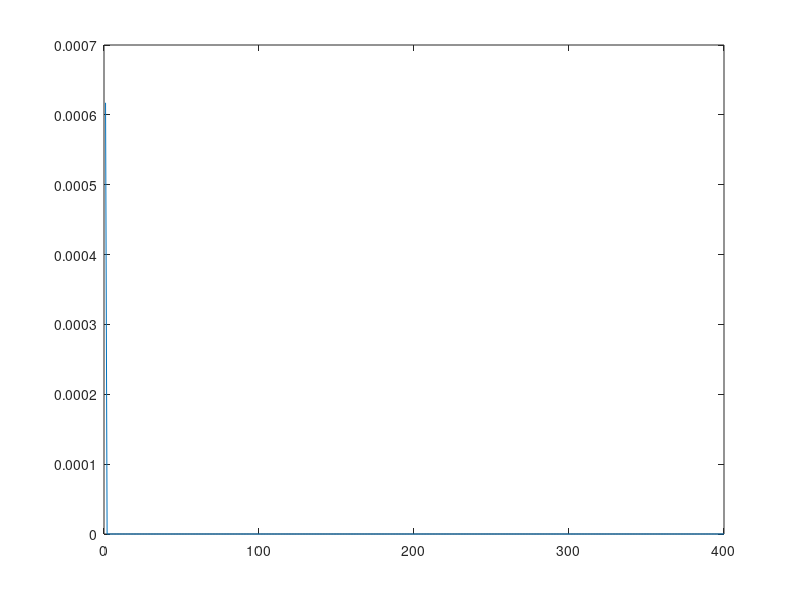

Source code (MATLAB):
clc;
clear;
close all;
%F1

K=0.5;
J=0.009;
R=3.4;
r=0.0125;
L=0.47;
d=0.15;
Km=150;
a=0.5*(K^2/(J*R));
Gm=tf(K/(J*R), [1 K^2/(J*R) 0]);
C0 = tf([Km Km*a], [1]);
Gb = tf([(5/7)*9.81*(r/L)],[1 d 0]);
Gth=feedback(C0*Gm,1);
%Gth=minreal(Gth,0.0001);
G = Gth*Gb;

%F2

%F3
G1pz =c2d(G, 1/10, 'zoh');

G2pz = minreal(G1pz, 0.0001);

%F5

%Impulse G2pz
impulse(G2pz);
xlim([0.0 40])
xlabel('temps');
ylabel('G2p(z)');
title('G2p(z)');

%Controllable form
Ao = [0 1 0; 0 0 1; 0.6552 -2.305 2.65];
Bo = [0; 0; 1];
Co = [0.0006173 0.0003185 0.0006173];
Do = [0];
sc = ss(Ao, Bo, Co, Do, 1/10);
[Vo, Do] = eig(Ao);
V_1o=inv(Vo);



k=1:1:400;

y_k = zeros(1,400);
x_0o=[0;0;0];
for i = 1: size(k)
    phita = Vo*(Do^i)*V_1o;
    phita_1 = Vo*(Do^(i-1))*V_1o;
    x_k = phita*x_0o + phita_1*Bo;
    y_k(i) = Co*x_k;
end;
plot(k, y_k);
    


%tm = Vo*(Do^k)*V_1o;
%CO = ctrb(sc);

%Observable Form
Ac = [0 0 0.6552; 1 0 -2.305; 0 1 2.65];
Bc = [0.0006173;0.0003185;0.0006173];
Cc = [0 0 1];
Dc = [0];
so = ss(Ac, Bc, Cc, Dc);
OB = obsv(so);
